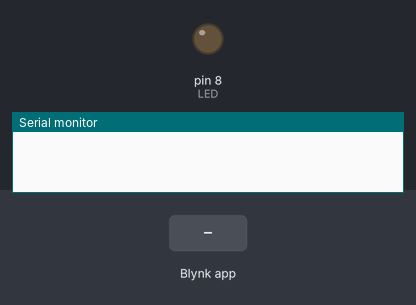
A sketch run on a simulated Arduino Uno, built for the host (arithmetic inside an expression is 32-bit, double 64-bit). Parts: output pins drawn as LEDs (lit = HIGH), the last lines printed to the serial monitor. Inputs (shaded band) come from the test bench. WiFi joins after 1.5 s; servers stay silent unless stated; pins used as bus, display or sensor lines are not drawn.

Above: at 3.0 s.
3.1 s: Blynk app writes 1 to V0
At 4.2 s:
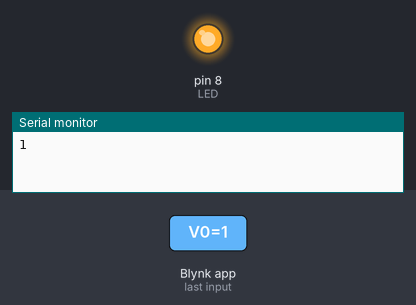
4.6 s: Blynk app writes 0 to V0
At 5.4 s:
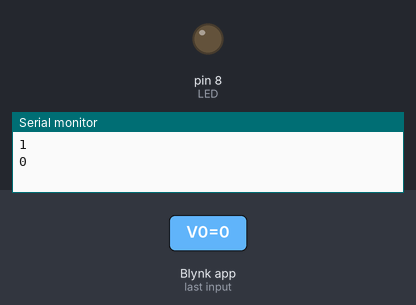
6.1 s: Blynk app writes 200 to V0
At 6.5 s:
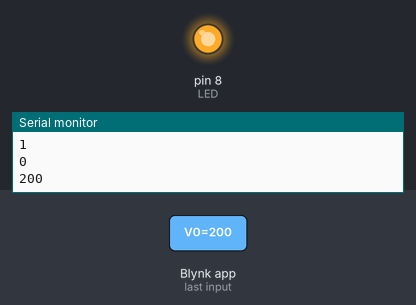
Timing chart, 0 to 9.1 s (numbered marks = the images above; inputs shaded):
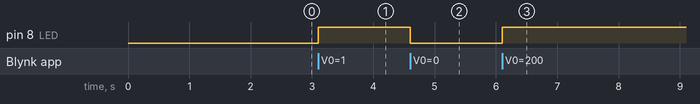

Measured:
- after the input at 3.1 s, pin 8 (LED): LOW → HIGH at once
- after the input at 4.6 s, pin 8 (LED): HIGH → LOW at once
- after the input at 6.1 s, pin 8 (LED): LOW → HIGH at once

The sketch:

3.nuvem.ino
```cpp
/*************************************************************
  This is a simple demo of sending and receiving some data.
  Be sure to check out other examples!
 *************************************************************/
// Template ID, Device Name and Auth Token are provided by the Blynk.Cloud
// See the Device Info tab, or Template settings
#define BLYNK_TEMPLATE_ID "TMPL22VLXdRl1"
#define BLYNK_TEMPLATE_NAME "Quickstart Template"
#define BLYNK_AUTH_TOKEN "nrCmd8rcxA3w71P1ntZYTAXjhgyu70zk"

#define LED 8

// Comment this out to disable prints and save space
#define BLYNK_PRINT Serial

#include <SPI.h>
#include <Ethernet.h>
#include <BlynkSimpleEthernet.h>

char auth[] = BLYNK_AUTH_TOKEN;

#define W5100_CS  10
#define SDCARD_CS 4

//STATIC IP
// Mac address should be different for each device in your LAN
//byte arduino_mac[] = { 0xDE, 0xED, 0xBA, 0xFE, 0xFE, 0xED };
//IPAddress arduino_ip ( 10,   0,   0,  20);
//IPAddress dns_ip     (  8,   8,   8,   8);
//IPAddress gateway_ip ( 10,   0,   0,   1);
//IPAddress subnet_mask(255, 255, 255,   0);

BlynkTimer timer;

// This function is called every time the Virtual Pin 0 state changes
BLYNK_WRITE(V0)
{
  // Set incoming value from pin V0 to a variable
  int value = param.asInt();

  if ( value > 0){
    digitalWrite(LED, HIGH);
  }else{
    digitalWrite(LED, LOW);
  }

  Serial.println(value);

  // Update state
  Blynk.virtualWrite(V1, value);
}

// This function is called every time the device is connected to the Blynk.Cloud
BLYNK_CONNECTED()
{
  // Change Web Link Button message to "Congratulations!"
  Blynk.setProperty(V3, "offImageUrl", "https://static-image.nyc3.cdn.digitaloceanspaces.com/general/fte/congratulations.png");
  Blynk.setProperty(V3, "onImageUrl",  "https://static-image.nyc3.cdn.digitaloceanspaces.com/general/fte/congratulations_pressed.png");
  Blynk.setProperty(V3, "url", "https://docs.blynk.io/en/getting-started/what-do-i-need-to-blynk/how-quickstart-device-was-made");
}

// This function sends Arduino's uptime every second to Virtual Pin 2.
void myTimerEvent()
{
  // You can send any value at any time.
  // Please don't send more that 10 values per second.
  Blynk.virtualWrite(V2, millis() / 1000);
}

void setup()
{
  // Debug console
  Serial.begin(115200);

  pinMode(SDCARD_CS, OUTPUT);
  digitalWrite(SDCARD_CS, HIGH); // Deselect the SD card

  Blynk.begin(auth);
  // You can also specify static IP:
  //Blynk.begin(BLYNK_AUTH_TOKEN, "blynk.cloud", 80, arduino_ip, dns_ip, gateway_ip, subnet_mask, arduino_mac);
  //or
  //Blynk.begin(BLYNK_AUTH_TOKEN, "cloud.blynk.cc", 8443, arduino_ip, dns_ip, gateway_ip, subnet_mask, arduino_mac);

  // Setup a function to be called every second
  timer.setInterval(1000L, myTimerEvent);

  pinMode(LED, OUTPUT);

}

void loop()
{
  Blynk.run();
  timer.run();
  // You can inject your own code or combine it with other sketches.
  // Check other examples on how to communicate with Blynk. Remember
  // to avoid delay() function!
}
```
